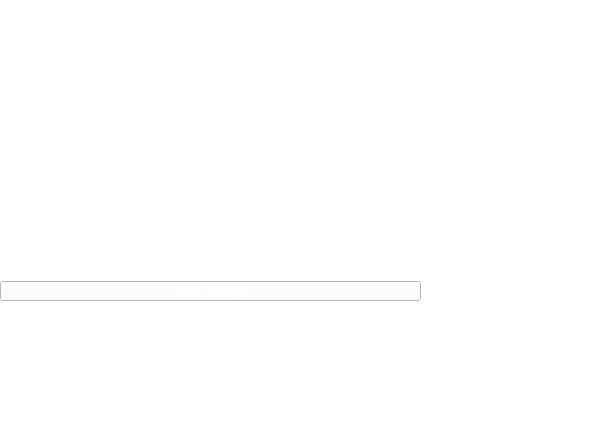
<?xml version="1.0" encoding="UTF-8"?>
<ui version="4.0">
 <class>Form</class>
 <widget class="QWidget" name="Form">
  <property name="geometry">
   <rect>
    <x>0</x>
    <y>0</y>
    <width>592</width>
    <height>426</height>
   </rect>
  </property>
  <property name="palette">
   <palette>
    <active>
     <colorrole role="Button">
      <brush brushstyle="SolidPattern">
       <color alpha="255">
        <red>255</red>
        <green>255</green>
        <blue>255</blue>
       </color>
      </brush>
     </colorrole>
     <colorrole role="Base">
      <brush brushstyle="SolidPattern">
       <color alpha="255">
        <red>255</red>
        <green>255</green>
        <blue>255</blue>
       </color>
      </brush>
     </colorrole>
     <colorrole role="Window">
      <brush brushstyle="SolidPattern">
       <color alpha="255">
        <red>255</red>
        <green>255</green>
        <blue>255</blue>
       </color>
      </brush>
     </colorrole>
    </active>
    <inactive>
     <colorrole role="Button">
      <brush brushstyle="SolidPattern">
       <color alpha="255">
        <red>255</red>
        <green>255</green>
        <blue>255</blue>
       </color>
      </brush>
     </colorrole>
     <colorrole role="Base">
      <brush brushstyle="SolidPattern">
       <color alpha="255">
        <red>255</red>
        <green>255</green>
        <blue>255</blue>
       </color>
      </brush>
     </colorrole>
     <colorrole role="Window">
      <brush brushstyle="SolidPattern">
       <color alpha="255">
        <red>255</red>
        <green>255</green>
        <blue>255</blue>
       </color>
      </brush>
     </colorrole>
    </inactive>
    <disabled>
     <colorrole role="Button">
      <brush brushstyle="SolidPattern">
       <color alpha="255">
        <red>255</red>
        <green>255</green>
        <blue>255</blue>
       </color>
      </brush>
     </colorrole>
     <colorrole role="Base">
      <brush brushstyle="SolidPattern">
       <color alpha="255">
        <red>255</red>
        <green>255</green>
        <blue>255</blue>
       </color>
      </brush>
     </colorrole>
     <colorrole role="Window">
      <brush brushstyle="SolidPattern">
       <color alpha="255">
        <red>255</red>
        <green>255</green>
        <blue>255</blue>
       </color>
      </brush>
     </colorrole>
    </disabled>
   </palette>
  </property>
  <property name="windowTitle">
   <string>Phasor Plot</string>
  </property>
  <property name="styleSheet">
   <string notr="true">background: white</string>
  </property>
  <widget class="QWidget" name="verticalLayoutWidget">
   <property name="geometry">
    <rect>
     <x>0</x>
     <y>0</y>
     <width>421</width>
     <height>301</height>
    </rect>
   </property>
   <layout class="QVBoxLayout" name="GraphLayout">
    <item>
     <widget class="MplWidget" name="Plot">
      <property name="text">
       <string/>
      </property>
     </widget>
    </item>
    <item>
     <widget class="QPushButton" name="btnSavePlot">
      <property name="styleSheet">
       <string notr="true">QPushButton{

            border: 4px solid '#4aa3d1';
            background: '#4aa3d1';
            color: white;
            font-family: 'Helvetica';
            font-size: 15px;
            padding: 0px 0;
            margin-top: 0px
}
QPushButton:hover{
	background: '#173953';
     border: 4px solid '#173953'
}</string>
      </property>
      <property name="text">
       <string>Save Graph</string>
      </property>
     </widget>
    </item>
   </layout>
  </widget>
 </widget>
 <customwidgets>
  <customwidget>
   <class>MplWidget</class>
   <extends>QLabel</extends>
   <header>MplWidget</header>
  </customwidget>
 </customwidgets>
 <resources/>
 <connections/>
</ui>
